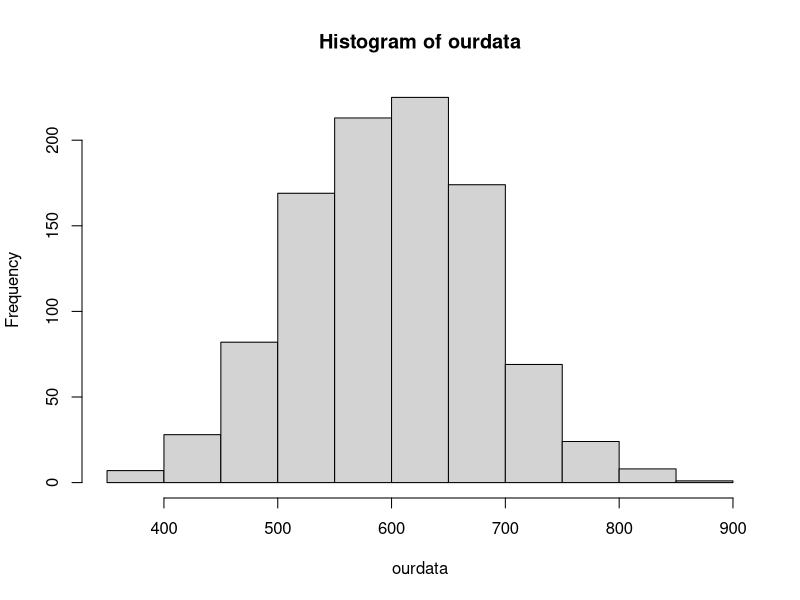
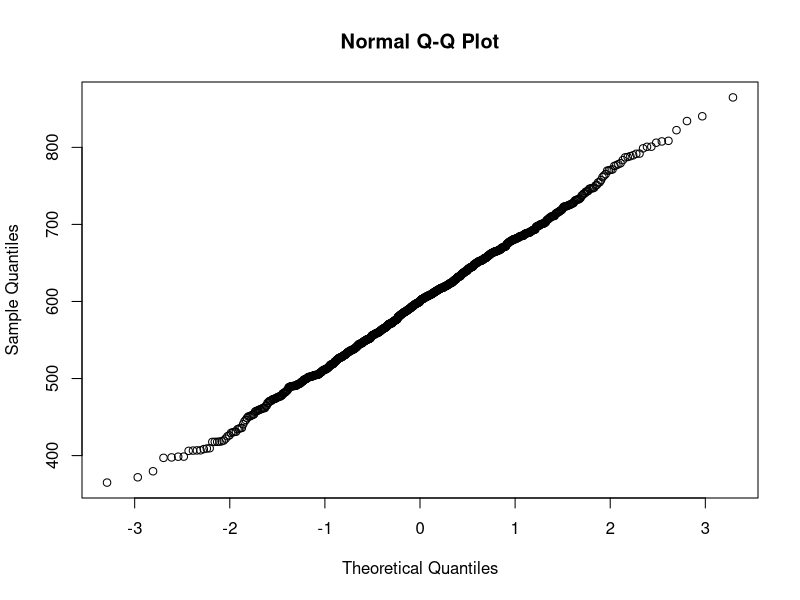

The R source for these figures, in order:
? t.test

'Creating dataset that is normally distributed'
set.seed(2489)
ourdata = rnorm(1000, 
                mean=600, 
                sd=80)
hist(ourdata)
qqnorm(ourdata)

'we need to specify, x, mu, alternative and if needed the confidence
level. 
H0: mean is 300 or higher
H1: mean is less than 300'

t.test(x=ourdata, 
       mu=300, 
       alternative="less", 
       conf.level=0.95) # p-value = 1, therefore H0 is true(greater than 0.05)

'
H0: mean is 300 or lower
H1: mean is greater than 300
'
t.test(x=ourdata, 
       mu=300, 
       alternative="greater", 
       conf.level=0.95) #  p-value < 2.2e-16, we reject H0

'2 sided t test
H0: mean is 300
H1: mean is not 300
'
t.test(x=ourdata, 
       mu=300, 
       alternative="two.sided", 
       conf.level=0.95) # p-value < 2.2e-16, we reject H0


